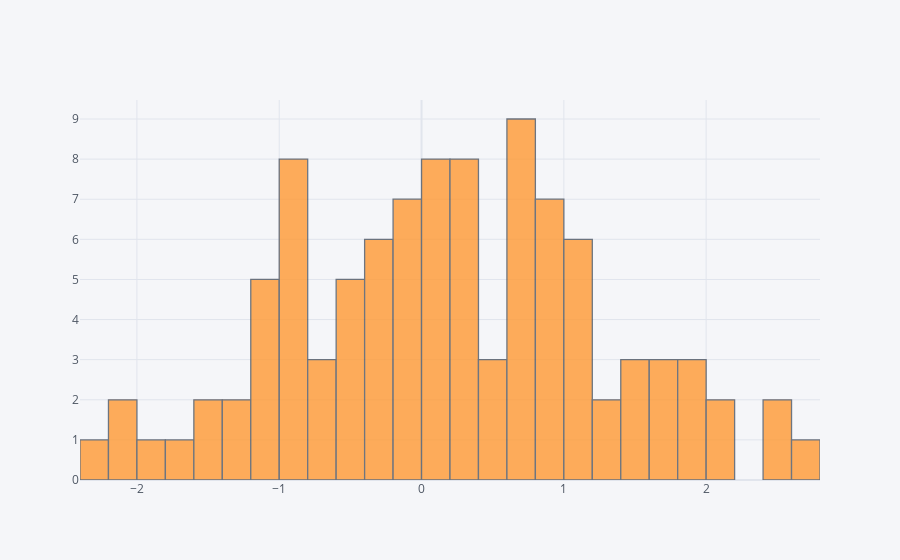

The cell this chart's notebook holds for it:
### Code cell
#Histogram
df['A'].iplot(kind='hist',bins=25)

### Figure 1 — Plotly figure (JSON) as saved in the notebook; plotly's stock layout.template omitted (floating-point values rounded to 4 significant figures)
{"data": [{"histfunc": "count", "histnorm": "", "marker": {"color": "rgba(255, 153, 51, 1.0)", "line": {"color": "#4D5663", "width": 1.3}}, "name": "A", "nbinsx": 25, "opacity": 0.8, "orientation": "v", "type": "histogram", "x": [0.7524, -0.6488, -0.1228, -1.796, -0.98, 1.336, 1.63, 1.893, 1.102, -2.145, -0.2779, 0.5884, 0.6151, 0.2015, 2.144, -1.493, 1.536, -1.023, 0.176, -0.5835, -1.505, 0.7122, 0.02764, 1.49, 2.742, 1.107, 0.1116, 0.4948, 0.09675, 2.139, -0.6691, -0.06257, 0.3592, 0.03972, 0.9831, 0.9006, -0.9539, -0.2077, 1.13, 0.06114, 0.1692, -1.167, 0.5891, 0.7933, -0.9835, 0.6372, 1.177, 0.251, 1.657, 1.179, -0.1327, 0.3001, 1.01, -0.8957, 0.7596, -0.5194, 0.1424, -2.102, 0.333, -0.1698, -0.9468, -0.8835, 0.6231, -0.65, 1.449, -0.8459, -0.09814, -0.5936, -0.3858, -1.374, -1.006, -1.267, 0.6556, -0.1334, -0.5854, 0.6068, -0.9524, 0.8257, -0.3854, -0.0976, -1.163, -0.388, 0.9712, 1.652, -1.805, 0.8693, 0.2982, -2.233, 0.271, -0.4524, 0.9319, -0.2677, -1.146, 1.868, 0.8573, 1.333, 2.6, 2.541, 0.2443, 1.913]}], "layout": {"barmode": "overlay", "legend": {"bgcolor": "#F5F6F9", "font": {"color": "#4D5663"}}, "paper_bgcolor": "#F5F6F9", "plot_bgcolor": "#F5F6F9", "title": {"font": {"color": "#4D5663"}}, "xaxis": {"gridcolor": "#E1E5ED", "showgrid": true, "tickfont": {"color": "#4D5663"}, "title": {"font": {"color": "#4D5663"}, "text": ""}, "zerolinecolor": "#E1E5ED"}, "yaxis": {"gridcolor": "#E1E5ED", "showgrid": true, "tickfont": {"color": "#4D5663"}, "title": {"font": {"color": "#4D5663"}, "text": ""}, "zerolinecolor": "#E1E5ED"}}}
